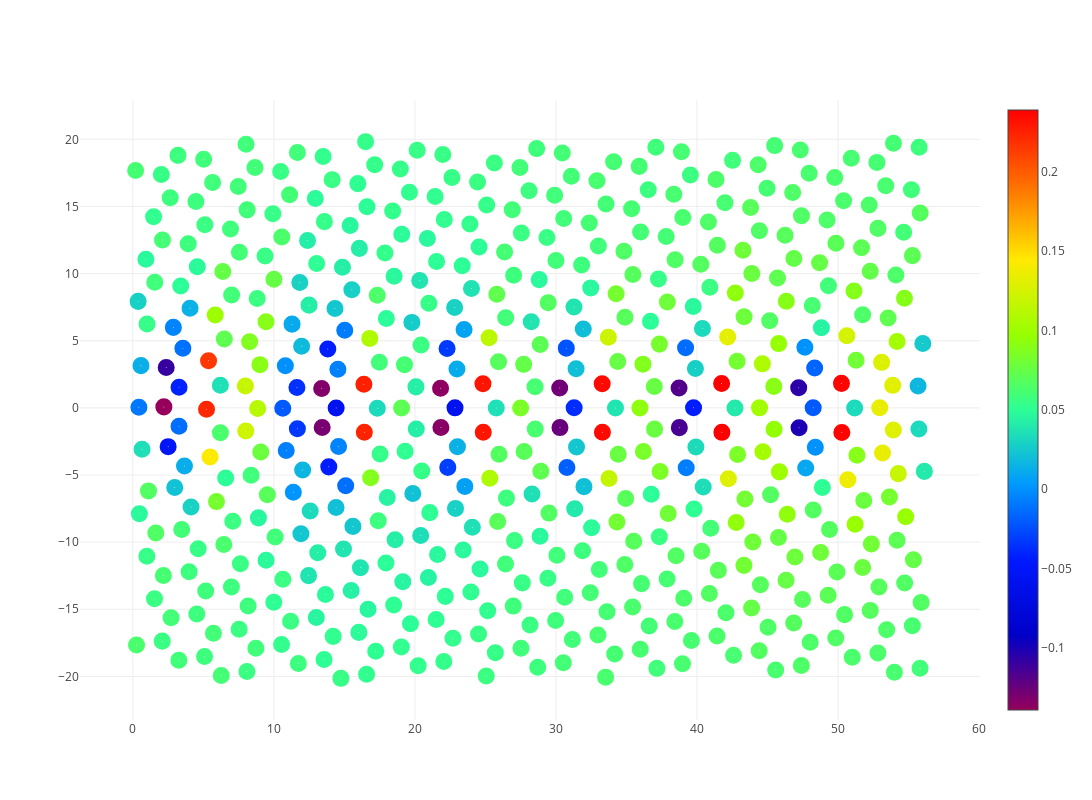

Source (notebook cell):
### Code cell
draw_pos_segE(mat, 5)

### Figure 1 — Plotly figure (JSON) as saved in the notebook; plotly's stock layout.template omitted (floating-point values rounded to 4 significant figures; data arrays with more than 128 entries replaced by an {"elided": "..."} marker saying what was removed)
{"data": [{"hoverinfo": "text", "marker": {"color": {"elided": "506 float values"}, "colorscale": "Rainbow", "showscale": true, "size": 17.02, "symbol": "circle-dot"}, "mode": "markers", "text": {"elided": "506 str values"}, "type": "scatter", "uid": "13a8fddc-677c-46e9-a990-315ca343f391", "x": {"elided": "506 float values"}, "y": {"elided": "506 float values"}}], "layout": {"autosize": false, "height": 800, "width": 1679.0, "xaxis": {"zeroline": false}, "yaxis": {"zeroline": false}}}
